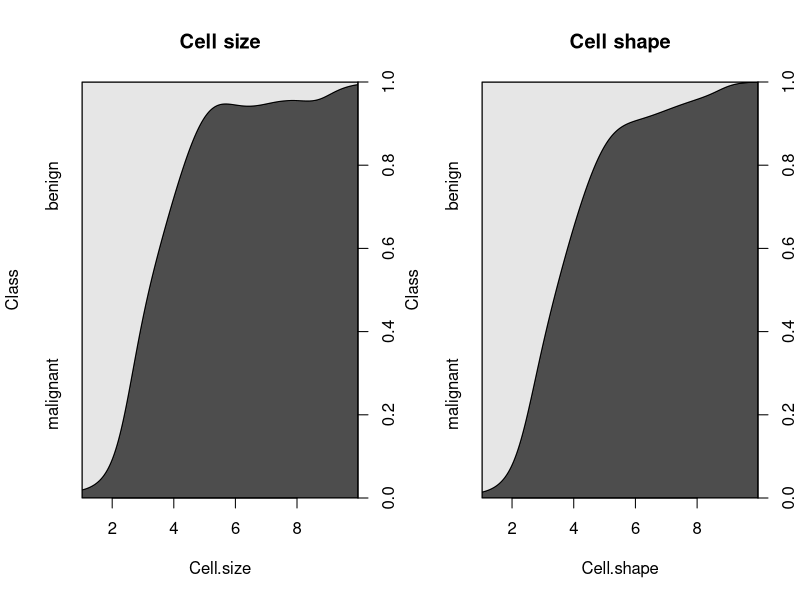
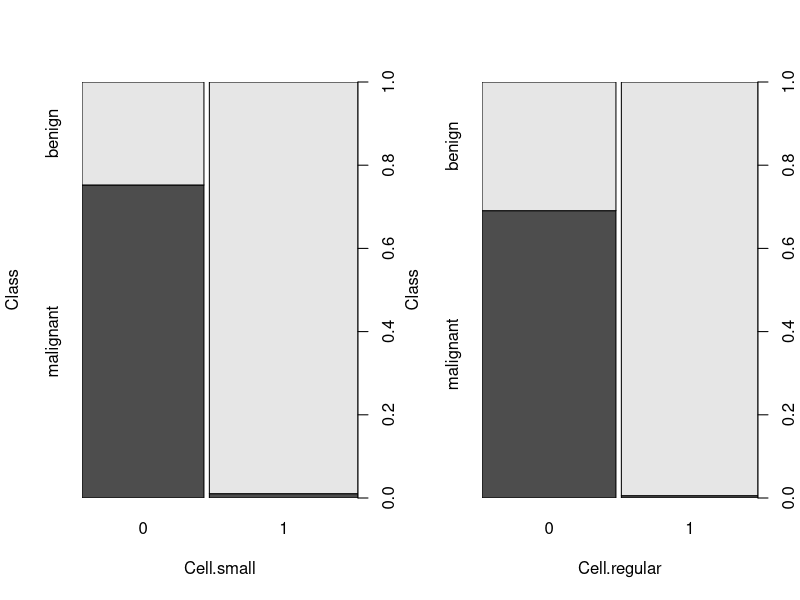
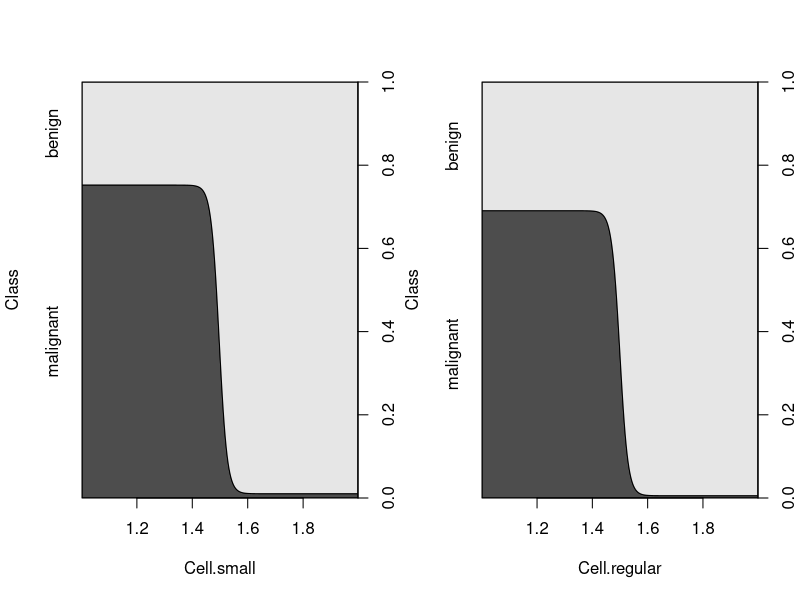

Recreate these plots in R, in order.
## ---- chunk 1
knitr::opts_chunk$set(echo = TRUE)
## ---- chunk 2
library(mlbench)
?BreastCancer
data(BreastCancer)
str(BreastCancer)
head(BreastCancer)
summary(BreastCancer$Class)
malSum <- sum(BreastCancer$Class == "malignant")
tRows <- nrow(BreastCancer)
print(paste("Percentage of malignant observations: ", malSum / tRows * 100))
## ---- chunk 3
glm0 <- glm(formula = Class ~ Cell.size + Cell.shape, family = binomial, data = BreastCancer)
summary(glm0)
## ---- chunk 4
BreastCancer$Cell.small <- as.factor(ifelse(BreastCancer$Cell.size ==1,1,0))
BreastCancer$Cell.regular <-as.factor(ifelse(BreastCancer$Cell.shape ==1,1,0))
summary(BreastCancer$Cell.size)
summary(BreastCancer$Cell.shape)
summary(BreastCancer$Cell.small)
summary(BreastCancer$Cell.regular)
## ---- chunk 5
attach(BreastCancer)
par(mfrow=c(1,2))
cdplot(Class ~ Cell.size, main="Cell size")
cdplot(Class ~ Cell.shape, main="Cell shape")
## ---- chunk 6
plot(Class~Cell.small)
plot(Class~Cell.regular)
par(mfrow=c(1,2))
cdplot(Class~Cell.small)
cdplot(Class~Cell.regular)

smallSum <- sum(Cell.small == 1)
nsSum <- sum(Cell.small == 0)
regSum <- sum(Cell.regular == 1)
nrSum <- sum(Cell.regular == 0)

sMal <- sum(Cell.small == 1 & Class == "malignant")
nsMal <- sum(Cell.small == 0 & Class == "malignant")
rMal <- sum(Cell.regular == 1 & Class == "malignant")
nrMal <- sum(Cell.regular == 0 & Class == "malignant")

print(paste("Small & Malignant:", sMal / smallSum * 100))
print(paste("Not-small & Malignant:", nsMal / nsSum * 100 ))
print(paste("Regular & Malignant:", rMal / regSum * 100))
print(paste("Not-regular & Malignant: ", nrMal / nrSum * 100))
## ---- chunk 7
set.seed(1234)
i <- sample(1:nrow(BreastCancer), 0.80 * nrow(BreastCancer), replace=FALSE)
train <- BreastCancer[i,]
test <- BreastCancer[-i,]
## ---- chunk 8
glm1 <- glm(Class ~ Cell.small + Cell.regular, data = train, family = "binomial")
summary(glm1)
## ---- chunk 9
prob <- predict(glm1, newdata = test, type="response")
pred <- ifelse (prob > 0.5, 2, 1)
acc <- mean(pred == as.integer(test$Class))
print(paste("Accuracy of glm1: ", acc))

library(caret)
preds <- factor(ifelse(prob > 0.5, "malignant", "benign"))
confusionMatrix(preds, reference = test$Class)
## ---- chunk 10
coEF1 <- glm1$coefficients[2]
print(paste("Cell.small coefficient: ", coEF1))

nine_c <- exp(coEF1)/(1+exp(coEF1))
print(paste("Est. prob. of malignancy if Cell.small is true: ", nine_c))

glm2 <- glm(Class~Cell.small+Cell.regular, data=BreastCancer, family="binomial")
coEF2 <- glm2$coefficients[2]
nine_d <- exp(coEF2)/(1+exp(coEF2))
print(paste("Prob. of malignancy if Cell.small is true over BreastCancer: ", nine_d))
## ---- chunk 11
glm_small <- glm(Class~Cell.small, data=train, family="binomial")
glm_regular <- glm(Class~Cell.regular, data=train, family="binomial")
anova(glm_small, glm_regular, glm1)
AIC(glm_small, glm_regular, glm1)
## ---- chunk 12
library(e1071)
nb1 <- naiveBayes(formula = Class ~ Cell.small + Cell.regular, data=train)
nb1
## ---- chunk 13
raw <- predict(nb1, newdata=test, type="raw")
pred2 <- predict(nb1, newdata=test, type="class")
confusionMatrix(pred2, test$Class)
